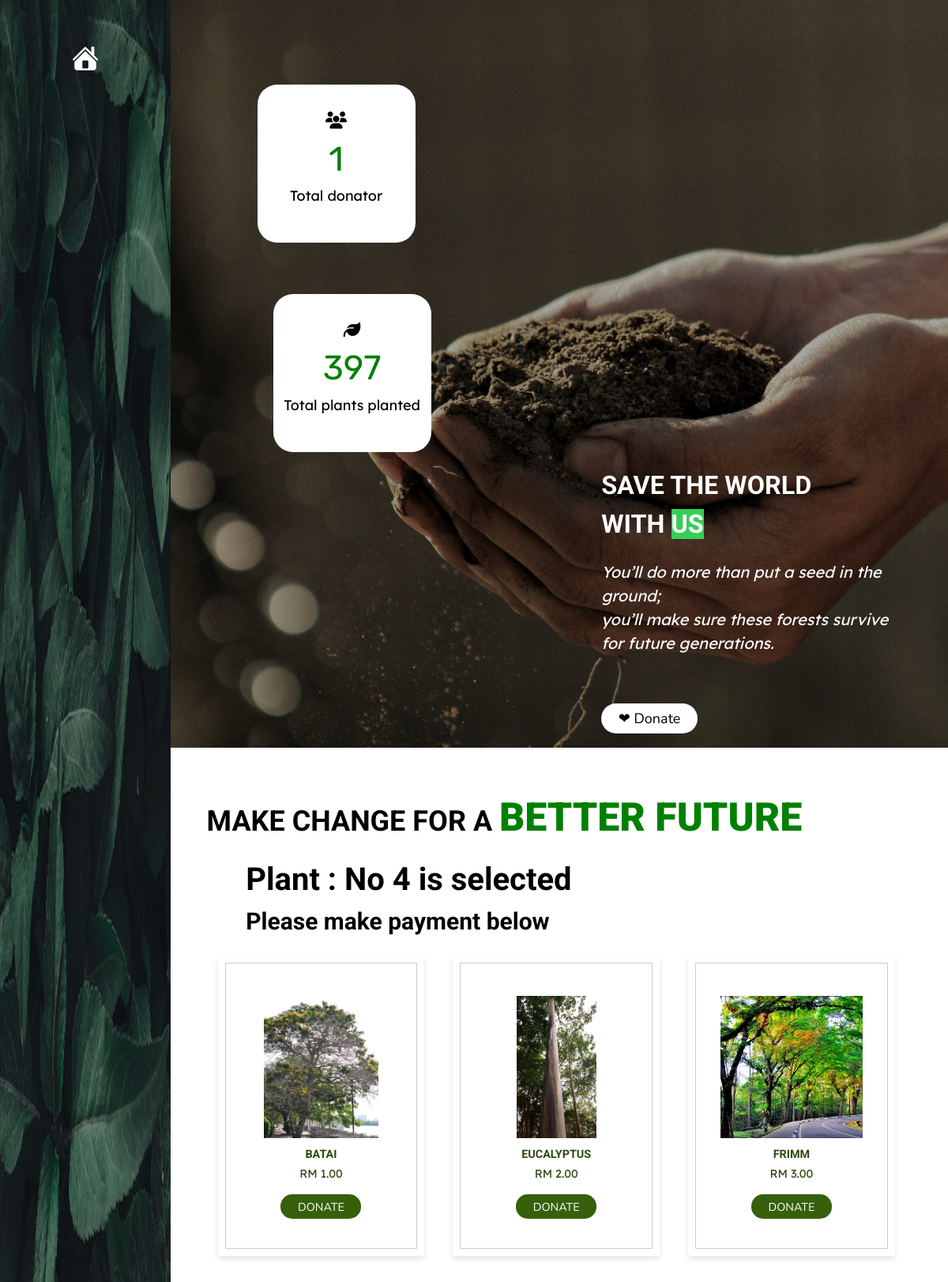
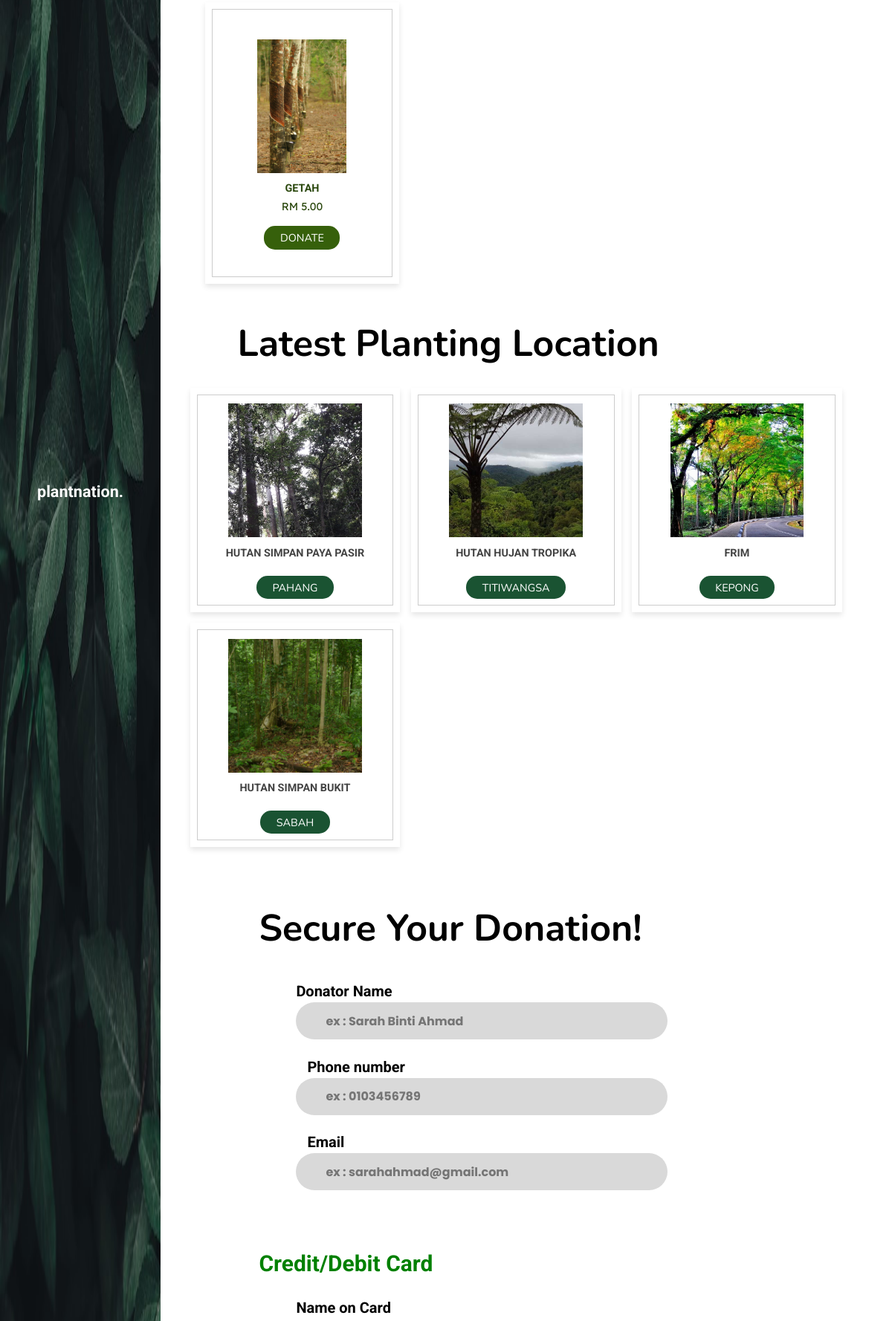
The app's page /index.php?plant-id=4 (upper part) with its own data (2 pictures, top to bottom).
### tables this page shows
CREATE TABLE `plant` (
  `Plant_id` int(11) NOT NULL,
  `Plant_Name` varchar(100) NOT NULL,
  `Plant_Price` varchar(200) NOT NULL,
  `plant_img` varchar(200) NOT NULL
);

### index.php (the view, shortened to what this page needs)
<?php
include './include/config.php';
$plant = mysqli_query($con,"SELECT * FROM plant");
?>
<!DOCTYPE html>
<html>
<head>
    <link href="runcloud.css" rel="stylesheet" />
</head>
<body>
    <header style="	background-image: url('leaf.jpg');
">
        <a href="#home"><img src="home-32.png" alt=""></a>
        <a href="#" id="name" style="padding-bottom:210px;">plant<b style="color:white;">nation.</b></a>
    </header>
    <section class="home" id="home">
        <section id="statistics" style="align-items:top-left; padding-top:100px; padding-left:100px;">
            <div id="counteruser"
                style="font-size:2.5rem;background:white; text-align:center; width:200px; height:200px; padding-top:30px; border-radius:25px;">
                <?php
					$total_plant = mysqli_query($con,'SELECT COUNT(*) as numPlant FROM donator');
					$num_plant = mysqli_fetch_assoc($total_plant);
				?>
                <div id="icon" style="font-size:3rem;"><i class="fa fa-users"></i></div>
                <div class="num" style="font-size:6rem; font-family: 'Rubik', sans-serif; color:green;">
                    <?=$num_plant['numPlant'];?></div>
                <p style="font-family: 'Lexend Deca', sans-serif;">Total donator</p>
            </div>
            <br><br><br><br><br><br>
            <div id="counterplant"
                style="font-size:2.5rem;background:white; text-align:center;margin-left:20px; width:200px; height:200px; padding-top:30px; border-radius:25px;">
                <div id="icon" style="font-size:3rem;"><i class="fa fa-leaf"></i></div>
                <div class="num" style="font-size:6rem;font-family: 'Rubik', sans-serif; color:green;">
                    <?=$num_plant['numPlant']+132*3;?></div>
                <p style="font-family: 'Lexend Deca', sans-serif;">Total plants planted</p>
            </div>
        </section>
        <div id="page1" style="text-align:left;">
            <h3 style="color: white; padding-right:100px; ">save the world </h3>
            <h3 style="color: white; padding-right:200px;">with <span style="color: white;background:#36CE55;  "> us
                </span></h3>
            <br><br>
            <i style="color:white; font-size:20px; font-family: 'Lexend Deca', sans-serif;">You’ll do more than put a
                seed in the ground;<br> you’ll make sure these forests survive for future generations.</i>
            <br><br><br><br><br><br>
            <div id="buttondon" style="padding-right:100px;">
                <a href="#donate" id="btn">❤ Donate</a>
            </div>
            <br>
        </div>
    </section>
    <section class="donate" id="donate" style="background:white;">
        <div id="headingdon">
            <br><br><br><br>
            <h1> Make change for a <span> better future </span></h1><br>
        </div>
        <div id="paymenttitle">
		<?php if(isset($_GET['plant-id'])){
							?>
                    	<div style="padding-left: 100px;font-size:40px">	Plant : No <?=$_GET['plant-id']?> is selected</div>
                    	<div style="padding-left: 100px;font-size:30px">	Please make payment below</div>
                    <?php
					}else{ ?>
                        <div id="paymenttitle">&nbsp;&nbsp;&nbsp;&nbsp;&nbsp;&nbsp;&nbsp;&nbsp;Pick Your Plant Here</div>
                   <?php }
					?>
		</div>
        <div class="container">
            <div class="products-container" style="margin-left: 50px;">
                <?php while($plants = mysqli_fetch_assoc($plant)) : ?>
                <div class="product" data-name="p-1">
                    <img src="<?= $plants['plant_img']?>" alt="">
                    <h3><?= $plants['Plant_Name']?></h3>
                    <div style="padding-bottom: 20px; font-family: 'Lexend Deca', sans-serif;"class="price"> <?=$plants['Plant_Price']?></div>
                    <a href="index.php?plant-id=<?= $plants['Plant_id']?>#donate" class="btndonate"> Donate
                    </a>
                </div>
                <?php endwhile;?>
            </div>
        </div>
        <div id="paymenttitle">&nbsp;&nbsp;&nbsp;&nbsp;&nbsp;&nbsp;&nbsp;&nbsp;Latest Planting Location</div>
        <div class="container2">
            <div class="location-container" style="margin-left: 30px;">
                <div class="location" data-name="p-a">
                    <img src="hutanpahangg.jpg" alt="">
                    <h3> HUTAN SIMPAN PAYA PASIR</h3><br>
                    <a style="pointer-events:none;background: #1a5332; font-family: 'Nunito', sans-serif;" href="" class="btnlocation">Pahang</a><br>
                </div>
                <div class="location" data-name="p-b">
                    <img src="hutantitiwangsa.jfif" alt="">
                    <h3> HUTAN HUJAN TROPIKA</h3><br>
                    <a style="pointer-events:none; background: #1a5332; font-family: 'Nunito', sans-serif;" href="" class="btnlocation">Titiwangsa</a><br>
                </div>
                <div class="location" data-name="p-c">
                    <img src="frimm.jfif" alt="">
                    <h3> FRIM</h3><br>
                    <a style="pointer-events:none; background: #1a5332; font-family: 'Nunito', sans-serif;" href="" class="btnlocation">Kepong</a><br>
                </div>
                <div class="location" data-name="p-a">
                    <img src="hutankukusan.jfif" alt="">
                    <h3> HUTAN SIMPAN BUKIT </h3><br>
                    <a style="pointer-events:none; background: #1a5332; font-family: 'Nunito', sans-serif;" href="" class="btnlocation">Sabah</a><br>
                </div>
            </div>
        </div>
        <br><br>
        <div class="payment-form" style="padding-left: 80px;">
            <form style="font-family:Arial;" action="" method="post">
                <section id="payment-info">
                    <div id="payment-section">
                        <?php if(isset($_GET['plant-id'])) : ?>
                        <div id="paymenttitle">Secure Your Donation!</div>
                        <br><br><br>
                        <div class="donator" style="padding-left: 50px;">
                        <h1>Donator Name </h1></b>
                        <form action="index.php" method="post">
                            <input class="donatorname" type="text" name="donname" placeholder="ex : Sarah Binti Ahmad"
                                style=" text-align:left; padding-left:40px;color: black; font-family: Poppins; font-weight: bold; font-size: 16px; background-color: #d9d9d9; size:10;width:500px;  height: 50px;border-radius:25px;"
                                max-length='30' required><br> <br>
                            <br>
                            <h1 style="margin-left: 15px;">Phone number </h1></b>
                            <input class="phonenumber" type="text" name="phonenum" placeholder="ex : 0103456789"
                                style="text-align:left; padding-left:40px;color: black; font-family: Poppins; font-weight: bold; font-size: 16px; background-color: #d9d9d9;width:500px; size:10; height: 50px;border-radius:25px;"
                                max-length='30' required><br> <br>
                            <br>
                            <h1 style="margin-left: 15px;">Email </h1></b>
                            <input class="email" type="text" name="email" placeholder="ex : sarahahmad@gmail.com"
                                style="text-align:left; padding-left:40px;color: black; font-family: Poppins;font-weight: bold; font-size: 16px; background-color: #d9d9d9; size:10;width:500px;  height: 50px;border-radius:25px;"
                                maxlength='30' required><br> <br>
                                </div>
                            <br><br><br><br><br><br>
                            <b>
                                <h1 style="color:green; font-size:30px;">Credit/Debit Card
                            </b></h1> <br><br>
                            <div id="card" style="padding-left:50px;">
                                <h1>Name on Card</h1> <br>
                                    size="10" maxlength="30"><br> <br><br>
                                    size="10" maxlength="30"><br> <br><br>
                                    size="10" maxlength="30"> <span></span><br><br><br>
                                <br>
                                    size="10" maxlength="30"><br><br>
                        </form>
                        <br><br><br>
                        <br><br><br><br><br><br><br><br>
                    <?php endif;?>
                    </div>
                </section>
</body>
</html>

### runcloud.css (style rules this page uses)
* { font-family: 'Roboto', sans-serif; margin:0;padding:0; box-sizing: border-box; outline:none; border:none; text-decoration:none; transition: all .2s linear; line-height: 1.5; }
html { font-size: 45%; overflow-x: hidden; scroll-behavior: smooth; }
body { background: #FFEBFD; padding-left: 20rem; }
section { padding: 1rem 5%; margin-left: 2rem; }
#counteruser { background:white; }
#page1 { padding-left:550px; }
#btn { display: inline-block; margin-top: 1rem; padding: .8rem 3rem; background: white; border-top-left-radius:25px; border-top-right-radius:25px; border-bottom-right-radius:25px; border-bottom-left-radius:25px; border-color: black; color: black; cursor: pointer; font-size: 2.5rem; font-family: 'Nunito', sans-serif; }
header { background-size: 100% 100%; position: fixed; top:0; left:0; bottom:0; display: flex; align-items: center; justify-content: space-between; z-index:1000; flex-flow: column; padding: 8rem 2rem; width: 30rem; text-align: center; }
#name { padding-top: 3rem; color : white; font-size:3rem; font-weight:bolder; font-family: 'Roboto', sans-serif; }
#headingdon h1 { color : black; font-size:5rem; font-weight:bolder; text-transform: uppercase; padding-left: 7rem; }
.container { max-width: 1400px; margin:0 auto; padding:3rem 2rem; }
.container { font-size: 3.5rem; color:#444; margin-bottom: 3rem; text-transform: uppercase; text-align: center; }
.container .products-container { display: grid; grid-template-columns: repeat(auto-fit, minmax(30rem, 1fr)); gap:5rem; }
.container .products-container .product { text-align: center; padding:7rem 3rem; background: #fff; box-shadow: 0 .5rem 1rem rgba(0,0,0,.1); outline: .1rem solid #ccc; outline-offset: -1.5rem; cursor: pointer; }
.container .products-container .product img { height: 25rem; }
.container .products-container .product h3 { padding:.5rem 0; font-size: 2rem; }
.container .products-container .product { font-size: 2rem; color:#2c490f; }
.btndonate { display: in-line block; gap:1.5rem; flex-wrap: wrap; margin-top: 1rem; padding: .8rem 3rem; border-radius:15px; font-family: 'Nunito', sans-serif; }
a.btndonate { background:#36600b; color:#fff; font-family: 'Nunito', sans-serif; }
.container2 { max-width: 1200px; margin:0 auto; padding:3rem 2rem; }
.container2 { font-size: 3.5rem; color:#444; margin-bottom: 3rem; text-transform: uppercase; text-align: center; }
.container2 .location-container { display: grid; grid-template-columns: repeat(auto-fit, minmax(30rem, 1fr)); gap:2rem; }
.container2 .location-container .location { text-align: center; padding:3rem 2rem; background: #fff; box-shadow: 0 .5rem 1rem rgba(0,0,0,.1); outline: .1rem solid #ccc; outline-offset: -1.5rem; cursor: pointer; }
.container2 .location-container .location img { height: 25rem; }
.container2 .location-container .location h3 { padding:.5rem 0; font-size: 2rem; color:#444; }
.container2 .location-container .location { font-size: 2rem; color:#444; }
.btnlocation { display: in-line block; gap:1.5rem; flex-wrap: wrap; margin-top: 1rem; padding: .8rem 3rem; border-radius:15px; font-family: 'Nunito', sans-serif; }
a.btnlocation { background: #215606; color:#fff; font-family: 'Nunito', sans-serif; }
#paymenttitle { color : black; font-weight:bolder; font-size:50px; font-family:'Nunito', sans-serif; }
#headingdon h1 span { color : green; font-size:50px; font-weight:bolder; text-transform: uppercase; }
#home { display: flex; background-image: url('plant3.jpg'); background-position:center; background-repeat: no-repeat; background-size: cover; align-items: center; flex-wrap: wrap; gap: 1.5rem; }
#home { display: flex; background-image: url('plant3.jpg'); align-items: center; flex-wrap: wrap; gap: 1.5rem; }
#page1 { flex:1 1 40rem; }
#page1 i { flex:1 1 40rem; color:white; font-size:20px; }
#page1 h3 { font-size: 4.5rem; color:#E80CA6; text-transform: uppercase; }
#page1 h3 span { color:black; text-transform: uppercase; }
input[type=text],select,textarea, input[type=email],input[type=phone] { font-size: 50px; text-align:center; font-style:bolder; }
#payment-section h1 { font-size: 20px; }

### records on screen
plant: plant_img (picture), Plant_Name "BATAI", Plant_Price "RM 1.00"
plant: plant_img (picture), Plant_Name "EUCALYPTUS", Plant_Price "RM 2.00"
plant: plant_img (picture), Plant_Name "FRIMM", Plant_Price "RM 3.00"
plant: plant_img (picture), Plant_Name "GETAH", Plant_Price "RM 5.00"

### other values on screen
$num_plant['numPlant'] "1"
$num_plant['numPlant']+132*3 "397"
$_GET['plant-id'] "4"
